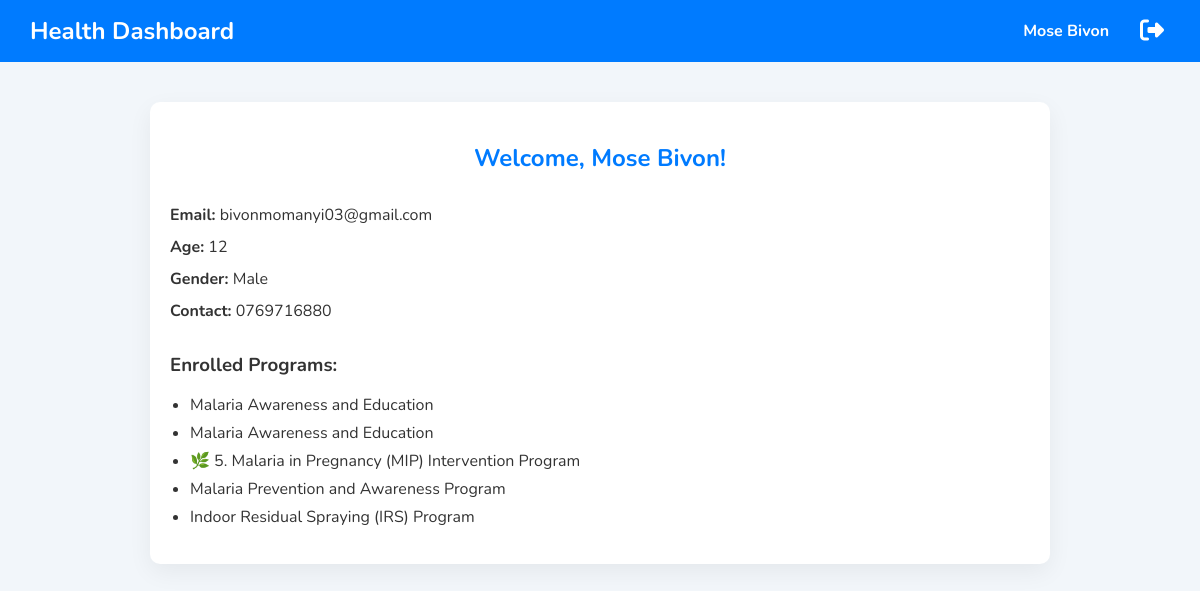
The app's page /dashboard.php (signed in) with its own data.
### tables this page shows
CREATE TABLE `clients` (
  `id` int(11) NOT NULL,
  `name` varchar(100) NOT NULL,
  `age` int(3) NOT NULL,
  `gender` enum('Male','Female') NOT NULL,
  `contact` varchar(20) NOT NULL,
  `email` varchar(100) NOT NULL,
  `password` varchar(255) NOT NULL,
  `created_at` timestamp NOT NULL DEFAULT current_timestamp()
);

### dashboard.php (the view, shortened to what this page needs)
<?php
$host = "localhost";
$user = "root";
$pass = "";
$db = "health_system";
$conn = new mysqli($host, $user, $pass, $db);
$client_id = $_SESSION['client_id'];
$client_query = "SELECT * FROM clients WHERE id = ?";
$stmt = $conn->prepare($client_query);
$stmt->bind_param("i", $client_id);
$stmt->execute();
$client_result = $stmt->get_result();
$client = $client_result->fetch_assoc();
$program_query = "
    SELECT p.name FROM programs p
    JOIN enrollments e ON e.program_id = p.id
    WHERE e.client_id = ?
";
$stmt = $conn->prepare($program_query);
$stmt->bind_param("i", $client_id);
$stmt->execute();
$program_result = $stmt->get_result();
?>
<!DOCTYPE html>
<html lang="en">
<head>
</head>
<body>
<div class="navbar">
    <h1>Health Dashboard</h1>
    <div class="navbar-right">
        <strong><?php echo htmlspecialchars($client['name']); ?></strong>
        <button class="logout-btn" onclick="confirmLogout()" title="Logout">
            <i class="fas fa-sign-out-alt"></i>
        </button>
    </div>
</div>
<div class="container">
    <h2>Welcome, <?php echo htmlspecialchars($client['name']); ?>!</h2>
    <div class="info">
        <p><strong>Email:</strong> <?php echo htmlspecialchars($client['email']); ?></p>
        <p><strong>Age:</strong> <?php echo htmlspecialchars($client['age']); ?></p>
        <p><strong>Gender:</strong> <?php echo htmlspecialchars($client['gender']); ?></p>
        <p><strong>Contact:</strong> <?php echo htmlspecialchars($client['contact']); ?></p>
    </div>
    <div class="programs">
        <h3>Enrolled Programs:</h3>
        <ul>
            <?php
            if ($program_result->num_rows > 0) {
                while ($row = $program_result->fetch_assoc()) {
                    echo "<li>" . htmlspecialchars($row['name']) . "</li>";
                }
            } else {
                echo "<li>No programs enrolled yet.</li>";
            }
            ?>
        </ul>
    </div>
</div>
</body>
</html>

### dashboard.php (style rules this page uses)
* { box-sizing: border-box; }
body { font-family: 'Nunito', sans-serif; margin: 0; background-color: #f2f6fa; color: #333; }
.navbar { background-color: #007bff; padding: 15px 30px; color: white; display: flex; justify-content: space-between; align-items: center; position: sticky; top: 0; z-index: 100; }
.navbar h1 { margin: 0; font-size: 1.5rem; }
.navbar-right { display: flex; align-items: center; gap: 25px; }
.navbar-right strong { font-size: 1rem; }
.logout-btn { background: transparent; border: none; color: white; font-size: 1.5rem; cursor: pointer; transition: color 0.3s; }
.container { max-width: 900px; margin: 40px auto; padding: 20px; background: #fff; border-radius: 10px; box-shadow: 0 8px 24px rgba(0, 0, 0, 0.06); }
h2 { text-align: center; margin-bottom: 30px; color: #007bff; }
.info { margin-bottom: 30px; }
.info p { font-size: 1rem; margin: 10px 0; }
.programs h3 { margin-bottom: 15px; color: #333; }
ul { list-style-type: disc; padding-left: 20px; }
ul li { margin: 6px 0; }

### records on screen
clients: name "Mose Bivon", email "bivonmomanyi03@gmail.com", age "12", gender "Male", contact "0769716880"

### other values on screen
$row['name'] "Malaria Awareness and Education"
$row['name'] "🌿 5. Malaria in Pregnancy (MIP) Intervention Program"
$row['name'] "Malaria Prevention and Awareness Program"
$row['name'] "Indoor Residual Spraying (IRS) Program"
